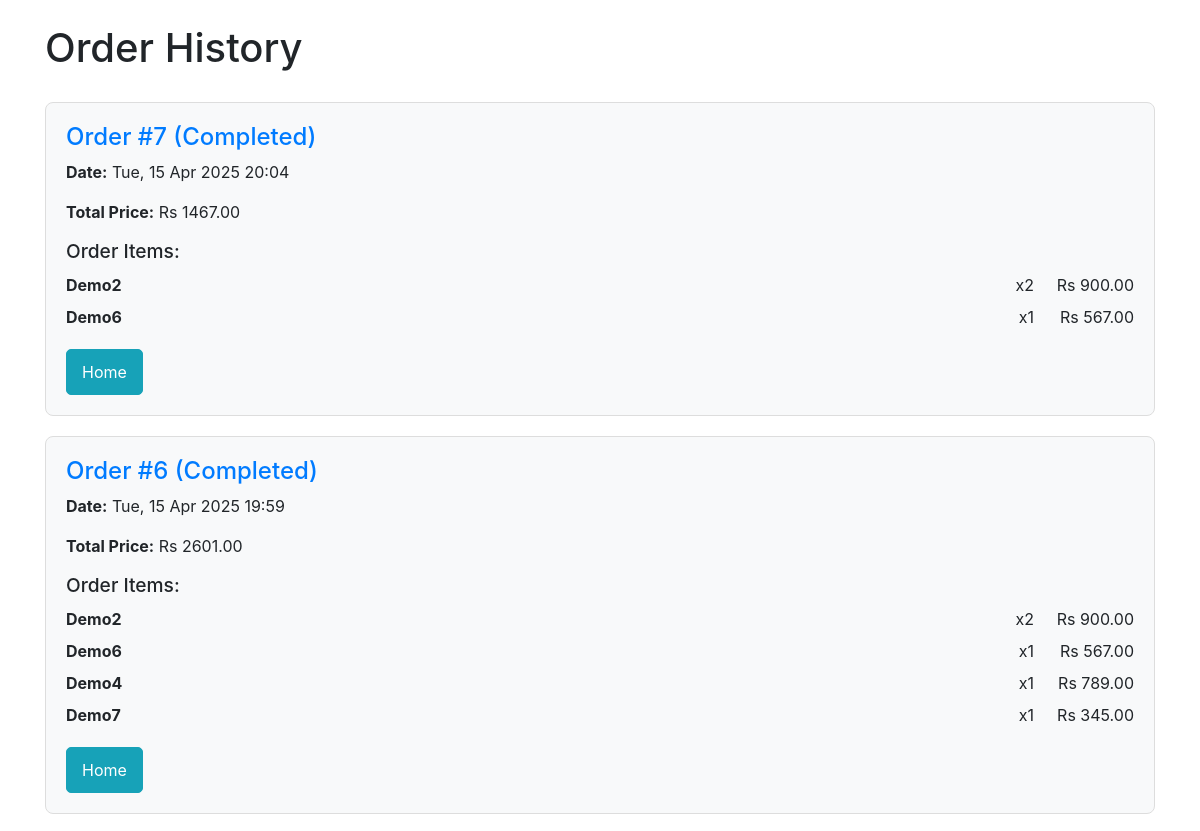
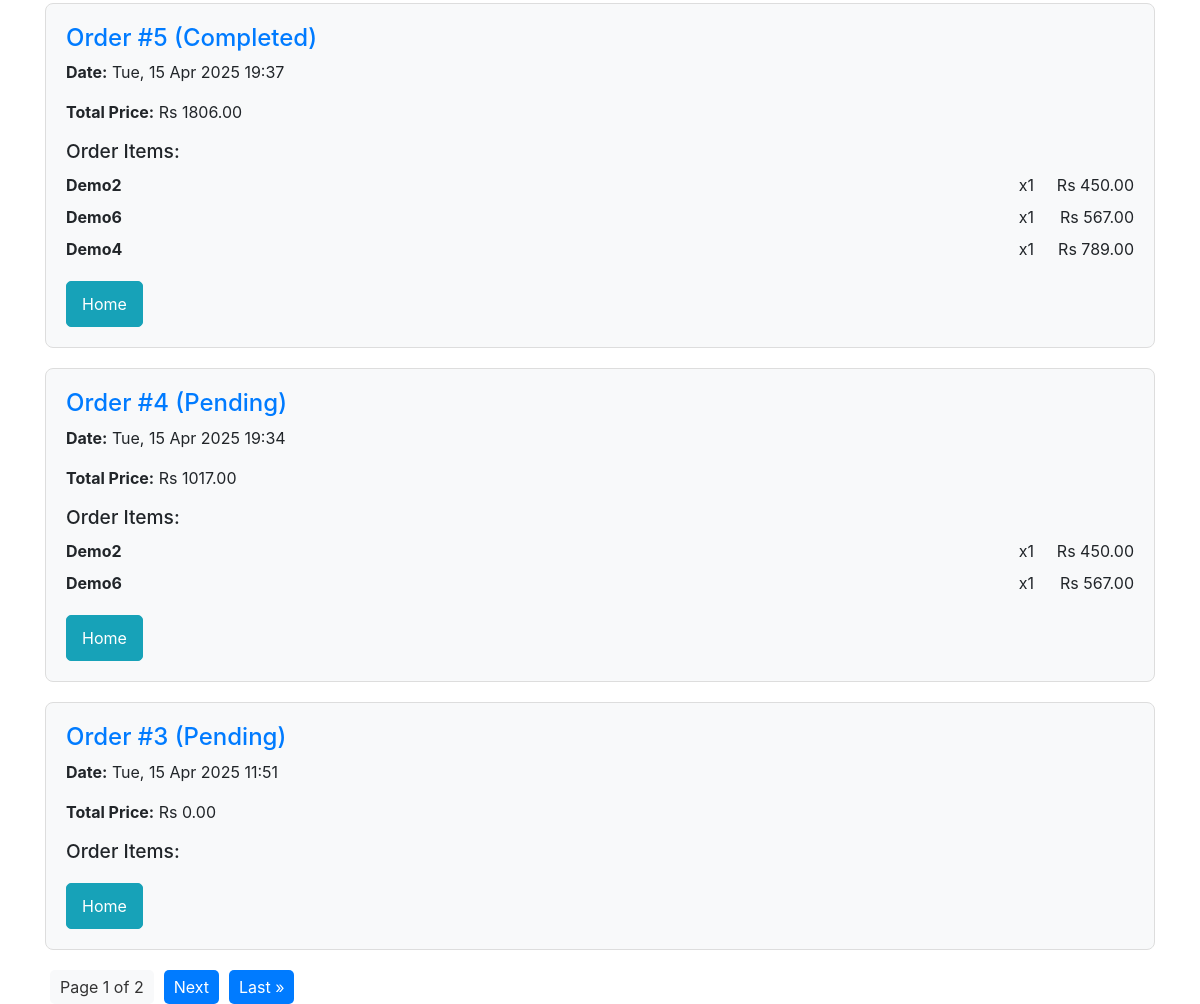
The app's page /order-history/ (signed in), older data (2 pictures, top to bottom).
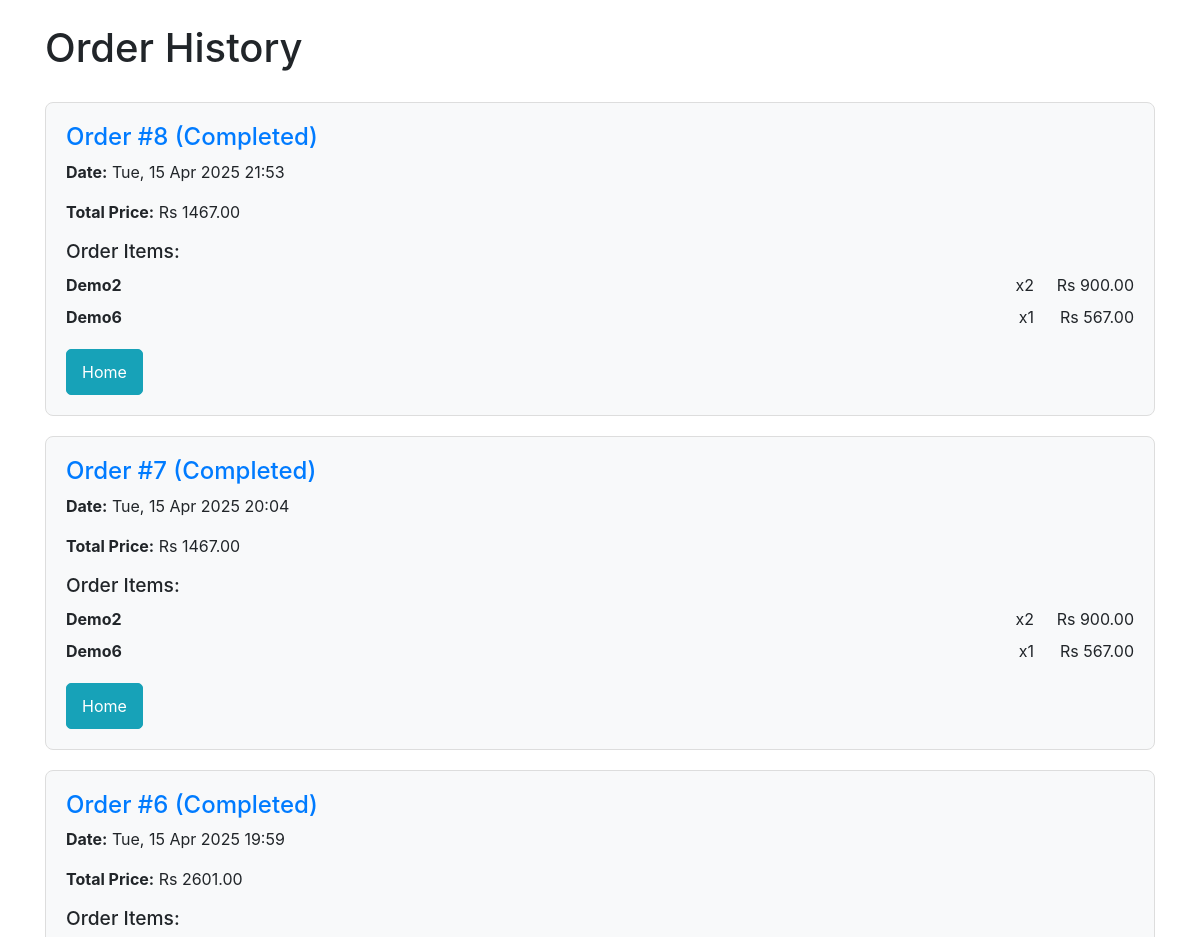
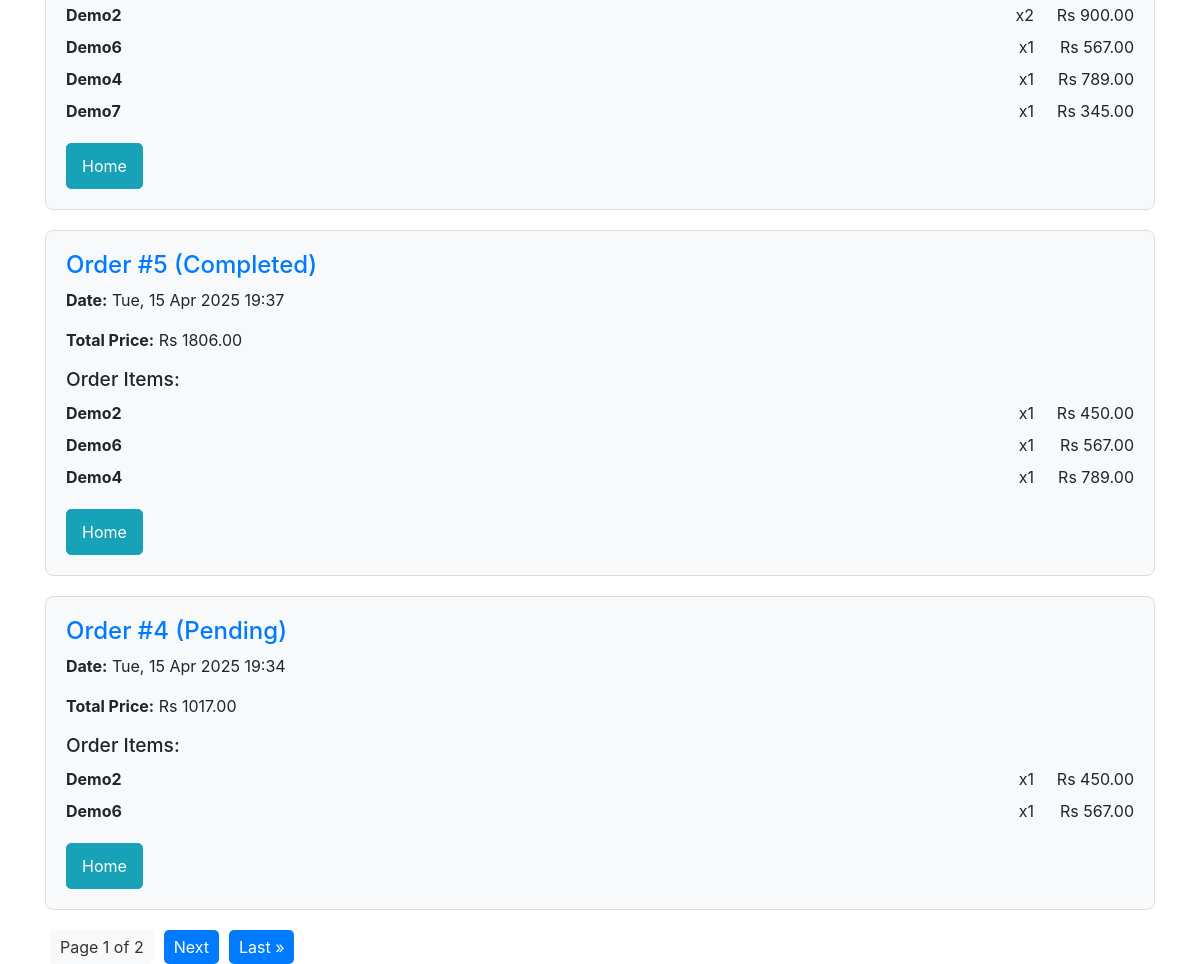
The same page, newer data (2 pictures, top to bottom).
### orders/models.py (models this page shows, shortened)
class Order(models.Model):
    user = models.ForeignKey(User, related_name='orders', on_delete=models.CASCADE)
    created_at = models.DateTimeField(auto_now_add=True)
    updated_at = models.DateTimeField(auto_now=True)
    status = models.CharField(max_length=20, choices=[('pending', 'Pending'), ('completed', 'Completed')], default='pending')
    total_price = models.DecimalField(max_digits=10, decimal_places=2)

class OrderItem(models.Model):
    order = models.ForeignKey(Order, related_name='order_items', on_delete=models.CASCADE)
    product = models.ForeignKey(Product, on_delete=models.CASCADE)
    quantity = models.PositiveIntegerField()
    price = models.DecimalField(max_digits=10, decimal_places=2)

### store/models.py (models this page shows, shortened)
class Product(models.Model):
    name = models.CharField(max_length=255)
    price = models.DecimalField(max_digits=10, decimal_places=2)
    image = models.ImageField(upload_to='product_images/')  # Image field

### orders/views.py (the view)
# urls.py: path('order-history/', views.order_history, name='order_history'),
def order_history(request):
    orders = Order.objects.filter(user=request.user).order_by('-created_at')
    paginator = Paginator(orders, 5)  # Show 5 orders per page
    page_number = request.GET.get('page')
    page_obj = paginator.get_page(page_number)
    return render(request, 'order_history.html', {'orders': page_obj})

### templates/order_history.html (shortened to what this page needs)
<!DOCTYPE html>
<html lang="en">
<head>
  <link rel="stylesheet" href="https://stackpath.bootstrapcdn.com/bootstrap/4.5.2/css/bootstrap.min.css">
</head>
<body>
  <div class="container">
    <h1 class="my-4">Order History</h1>
    {% if orders %}
      <div class="order-list">
        {% for order in orders %}
          <div class="order-item">
            <div class="order-header">
              <h3>Order #{{ order.id }} ({{ order.status|capfirst }})</h3>
              <p><strong>Date:</strong> {{ order.created_at|date:"D, d M Y H:i" }}</p>
              <p><strong>Total Price:</strong> Rs {{ order.total_price }}</p>
            </div>
            <div class="order-details">
              <h4>Order Items:</h4>
              <ul class="order-items">
                {% for item in order.order_items.all %}
                  <li>
                    <div class="order-item-details">
                      <span class="item-name">{{ item.product.name }}</span>
                      <span class="item-quantity">x{{ item.quantity }}</span>
                      <span class="item-price">Rs {{ item.price }}</span>
                    </div>
                  </li>
                {% endfor %}
              </ul>
            </div>
            <div class="order-footer">
              <a href="{% url 'home'  %}" class="btn btn-info">Home</a>
            </div>
          </div>
        {% endfor %}
      </div>
      <div class="pagination">
        <span>Page {{ orders.number }} of {{ orders.paginator.num_pages }}</span>
        {% if orders.has_next %}
          <a href="?page={{ orders.next_page_number }}">Next</a>
          <a href="?page={{ orders.paginator.num_pages }}">Last &raquo;</a>
        {% endif %}
      </div>
    {% else %}
      <p>You have no orders yet.</p>
    {% endif %}
  </div>
</body>
</html>

### templates/order_history.html (style rules this page uses)
.order-list { margin-top: 30px; }
.order-item { background-color: #f8f9fa; border: 1px solid #ddd; margin-bottom: 20px; padding: 20px; border-radius: 8px; }
.order-header { margin-bottom: 15px; }
.order-header h3 { font-size: 1.5em; color: #007bff; }
.order-details h4 { font-size: 1.2em; margin-bottom: 10px; }
.order-items { list-style-type: none; padding-left: 0; }
.order-items li { margin-bottom: 8px; font-size: 1em; }
.order-item-details { display: flex; justify-content: space-between; }
.item-name { font-weight: bold; flex: 1; }
.item-quantity, .item-price { text-align: right; width: 100px; }
.order-footer { margin-top: 20px; }
.btn { padding: 10px 15px; border-radius: 5px; text-decoration: none; }
.btn-info { background-color: #17a2b8; color: white; }
.pagination { text-align: center; margin-top: 20px; }
.pagination a { padding: 5px 10px; margin: 0 5px; text-decoration: none; background-color: #007bff; color: white; border-radius: 5px; }
.pagination span { padding: 5px 10px; margin: 0 5px; background-color: #f8f9fa; color: #333; border-radius: 5px; }

Row changes from the older to the newer data that the page shows:
no longer on this page (row unchanged): Order: id "3", status "Pending", created_at "Tue, 15 Apr 2025 11:51", total_price "0.00"
added Order: id "8", status "Completed", created_at "Tue, 15 Apr 2025 21:53", total_price "1467.00"
added OrderItem: product.name "Demo2", quantity "2", price "900.00", shown under "8"
added OrderItem: product.name "Demo6", quantity "1", price "567.00", shown under "8"
